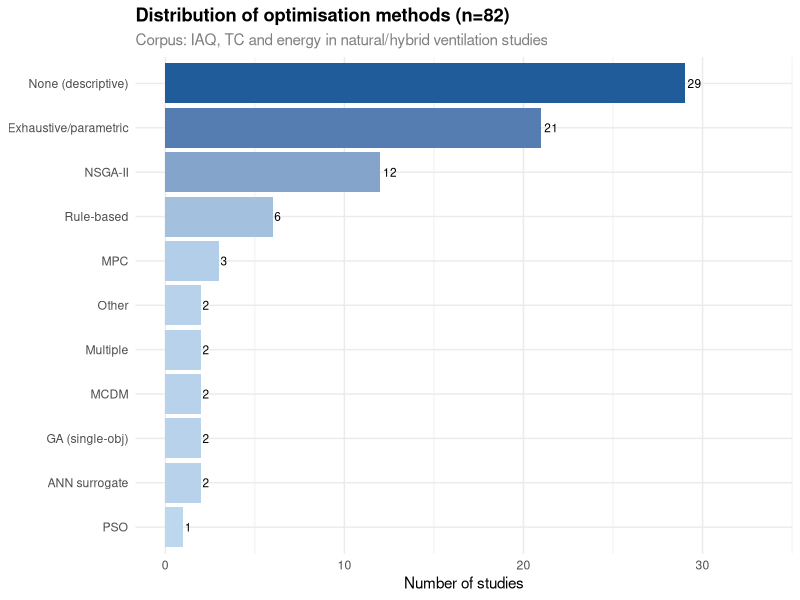
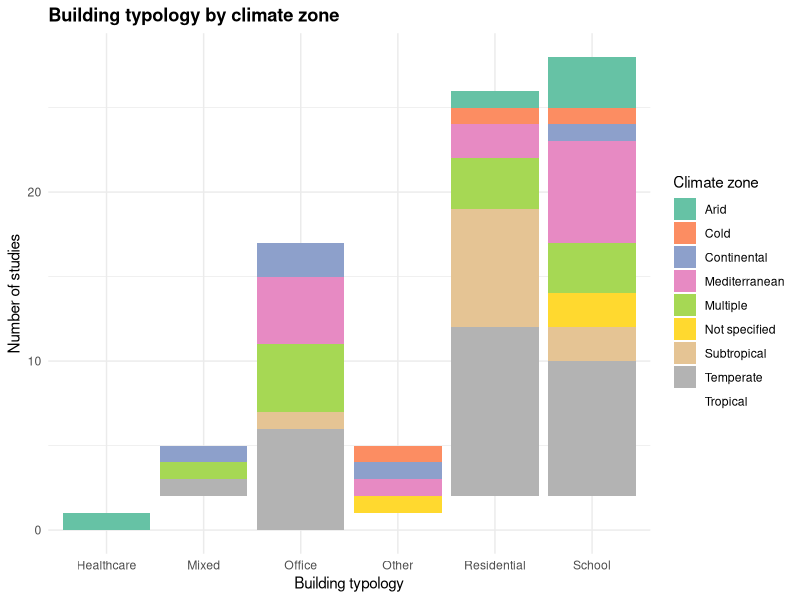
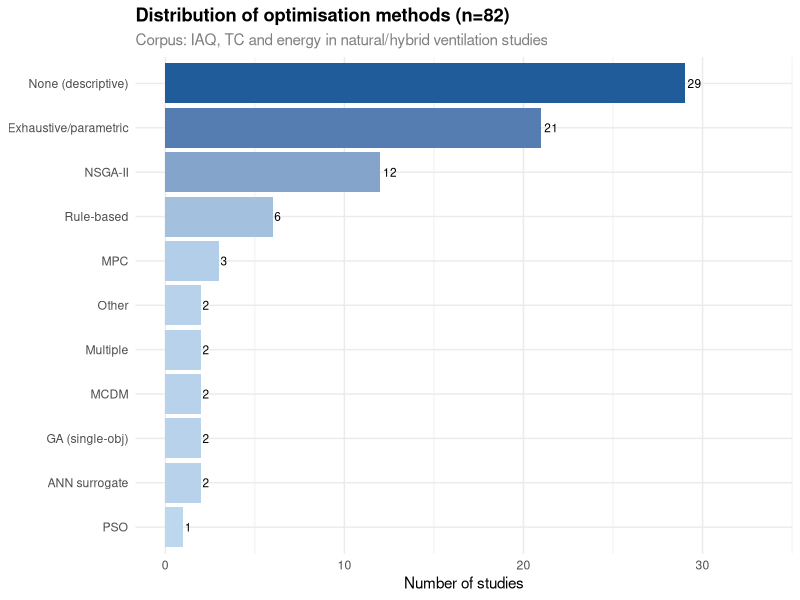
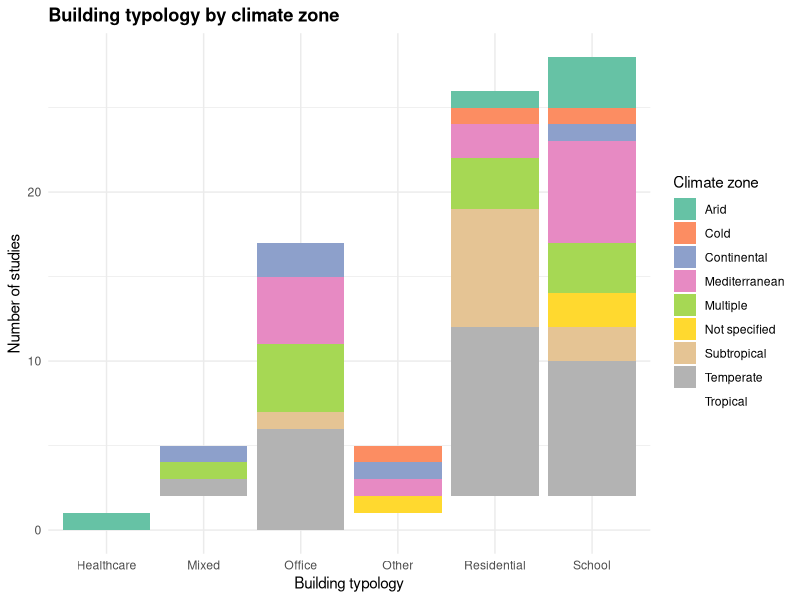
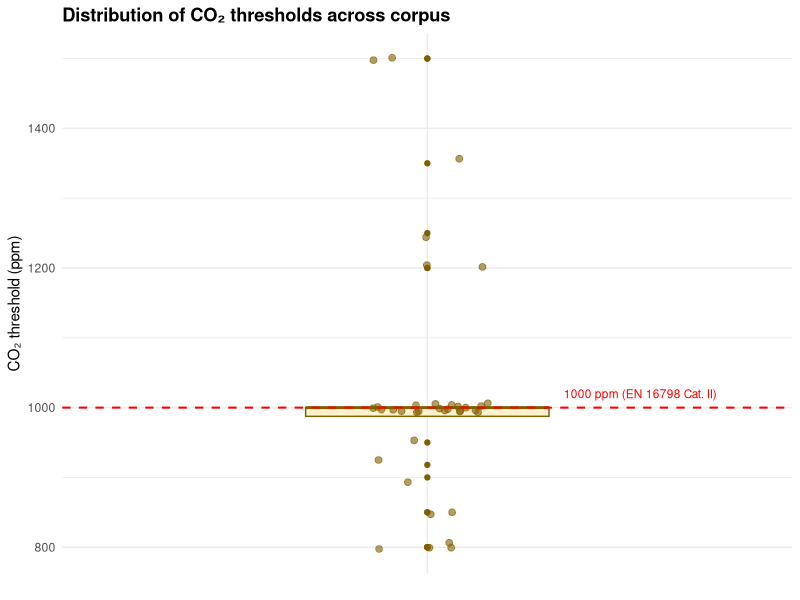
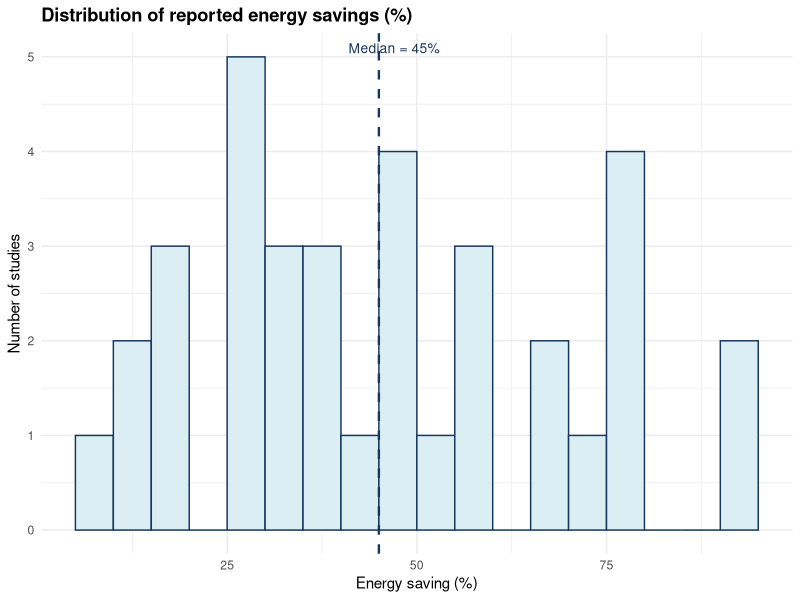

Generate these figures, in order, with R:
############################################################
# SCRIPT S11 — Descriptive analysis of S11 extraction form
# Input:  S11_Paper analysis data extraction_82.xlsx (sheet "S11_Extraction")
# Output: S12_descriptive_results.xlsx  (11 sheets)
#         S12_fig1_optim_methods.png
#         S12_fig2_typology_climate.png
#         S12_fig3_co2_thresholds.png
#         S12_fig4_energy_saving.png
############################################################

library(readxl); library(dplyr); library(ggplot2)
library(tidyr);  library(writexl); library(forcats)

# ── 0. Load and clean ─────────────────────────────────────────────
df <- read_excel("S11_Paper analysis data extraction_82.xlsx",
                 sheet = "S11_Extraction", skip = 1)

# Remove header duplicate row if present
df <- df[!is.na(df$doc_id) & df$doc_id != "doc_id", ]

# Type conversions
df$Year                <- as.integer(df$Year)
df$CO2_threshold_ppm   <- as.numeric(df$CO2_threshold_ppm)
df$PMV_target_min      <- as.numeric(df$PMV_target_min)
df$PMV_target_max      <- as.numeric(df$PMV_target_max)
df$Energy_saving_pct   <- as.numeric(df$Energy_saving_pct)

n_total <- nrow(df)
n_extracted <- sum(!is.na(df$Building_typology))  # filled rows
cat("Total records:", n_total, "| Rows with data:", n_extracted, "\n")

# ── Helper: frequency table → dataframe ──────────────────────────
freq_table <- function(vec, var_name) {
  tbl <- table(vec, useNA = "ifany")
  df_out <- data.frame(
    Value    = names(tbl),
    Count    = as.integer(tbl),
    Pct      = round(100 * as.integer(tbl) / sum(tbl), 1),
    stringsAsFactors = FALSE
  )
  df_out$Value[is.na(df_out$Value)] <- "(Missing)"
  df_out <- df_out[order(-df_out$Count), ]
  df_out <- rbind(
    data.frame(Value = var_name, Count = NA, Pct = NA),
    df_out,
    data.frame(Value = "TOTAL", Count = sum(df_out$Count), Pct = 100)
  )
  return(df_out)
}

# ── Helper: numeric summary → dataframe ──────────────────────────
num_summary <- function(vec, var_name) {
  s <- summary(vec, na.rm = TRUE)
  data.frame(
    Variable = var_name,
    N_valid  = sum(!is.na(vec)),
    N_missing= sum(is.na(vec)),
    Min      = round(min(vec, na.rm=TRUE), 2),
    Q1       = round(quantile(vec, 0.25, na.rm=TRUE), 2),
    Median   = round(median(vec, na.rm=TRUE), 2),
    Mean     = round(mean(vec, na.rm=TRUE), 2),
    Q3       = round(quantile(vec, 0.75, na.rm=TRUE), 2),
    Max      = round(max(vec, na.rm=TRUE), 2),
    SD       = round(sd(vec, na.rm=TRUE), 2)
  )
}

# ══════════════════════════════════════════════════════════════════
# BLOCK 0 — CORPUS OVERVIEW
# ══════════════════════════════════════════════════════════════════
b0_year    <- freq_table(df$Year, "Year of publication")
b0_journal <- freq_table(df$Journal, "Journal")

b0_overview <- data.frame(
  Metric = c("Total records in corpus",
             "Records with extraction data",
             "Records pending extraction",
             "Year range",
             "Unique journals"),
  Value  = c(n_total,
             n_extracted,
             n_total - n_extracted,
             paste0(min(df$Year, na.rm=TRUE), "–", max(df$Year, na.rm=TRUE)),
             length(unique(df$Journal[!is.na(df$Journal)])))
)

# ══════════════════════════════════════════════════════════════════
# BLOCK 1 — CONTEXT
# ══════════════════════════════════════════════════════════════════
b1_typology   <- freq_table(df$Building_typology,  "Building typology")
b1_climate    <- freq_table(df$Climate_zone,        "Climate zone")
b1_country    <- freq_table(df$Country,             "Country")
b1_study_type <- freq_table(df$Study_type,          "Study type")
b1_sim_tool   <- freq_table(df$Simulation_tool,     "Simulation tool")
b1_validation <- freq_table(df$Validation_method,   "Validation method")

b1_all <- bind_rows(
  b1_typology, data.frame(Value=NA, Count=NA, Pct=NA),
  b1_climate,  data.frame(Value=NA, Count=NA, Pct=NA),
  b1_country,  data.frame(Value=NA, Count=NA, Pct=NA),
  b1_study_type, data.frame(Value=NA, Count=NA, Pct=NA),
  b1_sim_tool, data.frame(Value=NA, Count=NA, Pct=NA),
  b1_validation
)

# ══════════════════════════════════════════════════════════════════
# BLOCK 2 — IAQ
# ══════════════════════════════════════════════════════════════════
b2_metric   <- freq_table(df$IAQ_metric_primary,  "IAQ primary metric")
b2_co2_meth <- freq_table(df$CO2_method,           "CO2 measurement method")
b2_standard <- freq_table(df$IAQ_standard_ref,     "IAQ standard referenced")
b2_sec_met  <- freq_table(df$IAQ_secondary_metric, "IAQ secondary metric")
b2_freq     <- freq_table(df$IAQ_monitoring_freq,  "Monitoring frequency")
b2_co2_num  <- num_summary(df$CO2_threshold_ppm,   "CO2 threshold (ppm)")

b2_all <- bind_rows(
  b2_metric,   data.frame(Value=NA, Count=NA, Pct=NA),
  b2_co2_meth, data.frame(Value=NA, Count=NA, Pct=NA),
  b2_standard, data.frame(Value=NA, Count=NA, Pct=NA),
  b2_sec_met,  data.frame(Value=NA, Count=NA, Pct=NA),
  b2_freq
)

# ══════════════════════════════════════════════════════════════════
# BLOCK 3 — THERMAL COMFORT
# ══════════════════════════════════════════════════════════════════
b3_metric   <- freq_table(df$TC_metric_primary, "TC primary metric")
b3_model    <- freq_table(df$TC_comfort_model,  "Comfort model / standard")
b3_feedback <- freq_table(df$Occupant_feedback, "Occupant feedback")
b3_season   <- freq_table(df$TC_season_focus,   "Season of analysis")
b3_pmv_min  <- num_summary(df$PMV_target_min,   "PMV target min (or temp °C)")
b3_pmv_max  <- num_summary(df$PMV_target_max,   "PMV target max (or temp °C)")

b3_all <- bind_rows(
  b3_metric,   data.frame(Value=NA, Count=NA, Pct=NA),
  b3_model,    data.frame(Value=NA, Count=NA, Pct=NA),
  b3_feedback, data.frame(Value=NA, Count=NA, Pct=NA),
  b3_season
)

# ══════════════════════════════════════════════════════════════════
# BLOCK 4 — ENERGY PERFORMANCE
# ══════════════════════════════════════════════════════════════════
b4_metric   <- freq_table(df$Energy_metric,   "Energy metric")
b4_baseline <- freq_table(df$Energy_baseline, "Energy baseline")
b4_retrofit <- freq_table(df$Retrofit_included,"Retrofit included")
b4_period   <- freq_table(df$Energy_sim_period,"Simulation period")
b4_saving   <- num_summary(df$Energy_saving_pct, "Energy saving (%)")

b4_all <- bind_rows(
  b4_metric,   data.frame(Value=NA, Count=NA, Pct=NA),
  b4_baseline, data.frame(Value=NA, Count=NA, Pct=NA),
  b4_retrofit, data.frame(Value=NA, Count=NA, Pct=NA),
  b4_period
)

# ══════════════════════════════════════════════════════════════════
# BLOCK 5 — OPTIMISATION & CONTROL
# ══════════════════════════════════════════════════════════════════
b5_vent     <- freq_table(df$Ventilation_type,    "Ventilation type")
b5_method   <- freq_table(df$Optim_method,        "Optimisation method")
b5_formul   <- freq_table(df$Problem_formulation, "Problem formulation")
b5_decvar   <- freq_table(df$Decision_var_primary,"Primary decision variable")
b5_surrogate<- freq_table(df$Surrogate_model,     "Surrogate model")
b5_feedback <- freq_table(df$Performance_feedback,"Performance feedback")
b5_stoch    <- freq_table(df$Stochastic_occupancy,"Stochastic occupancy")

b5_all <- bind_rows(
  b5_vent,      data.frame(Value=NA, Count=NA, Pct=NA),
  b5_method,    data.frame(Value=NA, Count=NA, Pct=NA),
  b5_formul,    data.frame(Value=NA, Count=NA, Pct=NA),
  b5_decvar,    data.frame(Value=NA, Count=NA, Pct=NA),
  b5_surrogate, data.frame(Value=NA, Count=NA, Pct=NA),
  b5_feedback,  data.frame(Value=NA, Count=NA, Pct=NA),
  b5_stoch
)

# ══════════════════════════════════════════════════════════════════
# CROSS-TABLES
# ══════════════════════════════════════════════════════════════════

# Typology × Optimisation method
cross_typo_optim <- df %>%
  filter(!is.na(Building_typology), !is.na(Optim_method)) %>%
  count(Building_typology, Optim_method) %>%
  pivot_wider(names_from = Optim_method, values_from = n, values_fill = 0)

# Climate × Ventilation type
cross_clim_vent <- df %>%
  filter(!is.na(Climate_zone), !is.na(Ventilation_type)) %>%
  count(Climate_zone, Ventilation_type) %>%
  pivot_wider(names_from = Ventilation_type, values_from = n, values_fill = 0)

# Study type × Surrogate model
cross_study_surrogate <- df %>%
  filter(!is.na(Study_type), !is.na(Surrogate_model)) %>%
  count(Study_type, Surrogate_model) %>%
  pivot_wider(names_from = Surrogate_model, values_from = n, values_fill = 0)

# Numeric summaries combined sheet
numeric_summaries <- bind_rows(
  b2_co2_num,
  b3_pmv_min,
  b3_pmv_max,
  b4_saving
)

# ══════════════════════════════════════════════════════════════════
# EXPORT TO EXCEL
# ══════════════════════════════════════════════════════════════════
write_xlsx(
  list(
    "B0_Corpus_Overview"     = b0_overview,
    "B0_Year_Journal"        = bind_rows(b0_year, data.frame(Value=NA,Count=NA,Pct=NA), b0_journal),
    "B1_Context"             = b1_all,
    "B2_IAQ"                 = b2_all,
    "B3_Thermal_Comfort"     = b3_all,
    "B4_Energy"              = b4_all,
    "B5_Optimisation"        = b5_all,
    "Numeric_Summaries"      = numeric_summaries,
    "Cross_Typology_Optim"   = cross_typo_optim,
    "Cross_Climate_Vent"     = cross_clim_vent,
    "Cross_Study_Surrogate"  = cross_study_surrogate
  ),
  "S12_descriptive_results.xlsx"
)
cat("✅ S12_descriptive_results.xlsx saved — 11 sheets\n")

# ══════════════════════════════════════════════════════════════════
# FIGURES
# ══════════════════════════════════════════════════════════════════

# Fig 1 — Optimisation methods frequency
df_p1 <- df %>%
  filter(!is.na(Optim_method)) %>%
  count(Optim_method) %>%
  mutate(Optim_method = fct_reorder(Optim_method, n))

ggplot(df_p1, aes(x = Optim_method, y = n, fill = n)) +
  geom_col(show.legend = FALSE) +
  geom_text(aes(label = n), hjust = -0.2, size = 3) +
  coord_flip() +
  scale_fill_gradient(low = "#BDD7EE", high = "#1F5C99") +
  labs(title = "Distribution of optimisation methods (n=82)",
       subtitle = "Corpus: IAQ, TC and energy in natural/hybrid ventilation studies",
       x = NULL, y = "Number of studies") +
  theme_minimal(base_size = 11) +
  theme(plot.title    = element_text(face = "bold"),
        plot.subtitle = element_text(colour = "grey50")) +
  expand_limits(y = max(df_p1$n) * 1.15)

ggsave("S12_fig1_optim_methods.png", width = 9, height = 5, dpi = 300)
cat("✅ S12_fig1_optim_methods.png saved\n")

# Fig 2 — Building typology × Climate zone
df_p2 <- df %>%
  filter(!is.na(Building_typology), !is.na(Climate_zone)) %>%
  count(Building_typology, Climate_zone)

ggplot(df_p2, aes(x = Building_typology, y = n, fill = Climate_zone)) +
  geom_col(position = "stack") +
  labs(title = "Building typology by climate zone",
       x = "Building typology", y = "Number of studies",
       fill = "Climate zone") +
  theme_minimal(base_size = 11) +
  theme(plot.title = element_text(face = "bold"),
        legend.position = "right") +
  scale_fill_brewer(palette = "Set2")

ggsave("S12_fig2_typology_climate.png", width = 9, height = 5, dpi = 300)
cat("✅ S12_fig2_typology_climate.png saved\n")

# Fig 3 — CO2 threshold distribution (boxplot + jitter)
df_p3 <- df %>% filter(!is.na(CO2_threshold_ppm))

if(nrow(df_p3) >= 3) {
  ggplot(df_p3, aes(x = "", y = CO2_threshold_ppm)) +
    geom_boxplot(fill = "#FFF2CC", colour = "#7F6000", width = 0.4) +
    geom_jitter(width = 0.1, alpha = 0.6, colour = "#7F6000", size = 2) +
    geom_hline(yintercept = 1000, linetype = "dashed",
               colour = "red", linewidth = 0.7) +
    annotate("text", x = 1.35, y = 1020,
             label = "1000 ppm (EN 16798 Cat. II)", colour = "red", size = 3) +
    labs(title = "Distribution of CO\u2082 thresholds across corpus",
         x = NULL, y = "CO\u2082 threshold (ppm)") +
    theme_minimal(base_size = 11) +
    theme(plot.title = element_text(face = "bold"))
  ggsave("S12_fig3_co2_thresholds.png", width = 6, height = 5, dpi = 300)
  cat("✅ S12_fig3_co2_thresholds.png saved\n")
} else {
  cat("⚠️  Insufficient CO2 data for Fig 3 — will generate after more extraction\n")
}

# Fig 4 — Energy saving distribution
df_p4 <- df %>% filter(!is.na(Energy_saving_pct))

if(nrow(df_p4) >= 3) {
  ggplot(df_p4, aes(x = Energy_saving_pct)) +
    geom_histogram(binwidth = 5, fill = "#DAEEF3",
                   colour = "#17375E", boundary = 0) +
    geom_vline(xintercept = median(df_p4$Energy_saving_pct),
               linetype = "dashed", colour = "#17375E", linewidth = 0.8) +
    annotate("text",
             x = median(df_p4$Energy_saving_pct) + 2,
             y = Inf, vjust = 2,
             label = paste0("Median = ", round(median(df_p4$Energy_saving_pct),1), "%"),
             colour = "#17375E", size = 3.5) +
    labs(title = "Distribution of reported energy savings (%)",
         x = "Energy saving (%)", y = "Number of studies") +
    theme_minimal(base_size = 11) +
    theme(plot.title = element_text(face = "bold"))
  ggsave("S12_fig4_energy_saving.png", width = 8, height = 5, dpi = 300)
  cat("✅ S12_fig4_energy_saving.png saved\n")
} else {
  cat("⚠️  Insufficient energy saving data for Fig 4 — will generate after more extraction\n")
}

cat("\n── S12 complete ──\n")
